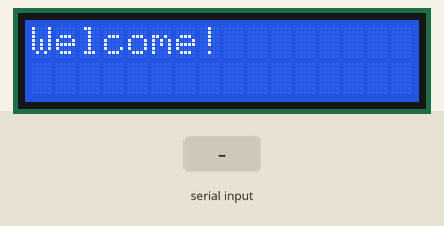
The sketch below on a simulated Arduino Uno, built with avr-gcc and run on an emulated ATmega328P. Shown: 16×2 character LCD. The test bench sets the inputs (shaded band).

Above: at 0.1 s.
4.3 s: "1\n" received over the second serial link
At 4.8 s:
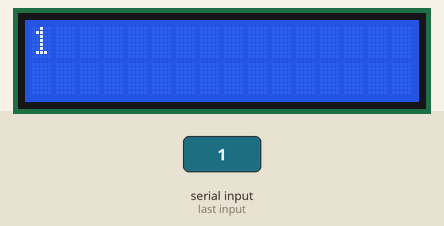
5.8 s: "0\n" received over the second serial link
At 9.1 s:
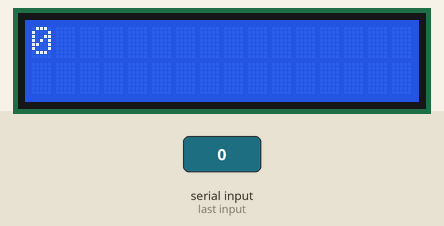
Timing chart, 0 to 10.6 s (numbered marks = the images above; inputs shaded):
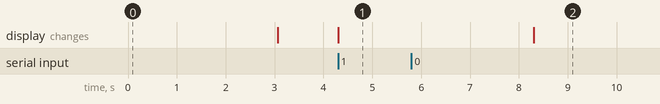

The sketch:

BluetoothLCD.ino
```cpp
#include <LiquidCrystal.h>
#include <SoftwareSerial.h>
SoftwareSerial mySerial(2, 3); // RX, TX

LiquidCrystal lcd(12, 11, 9, 8, 7, 6);
char buffer[16];
int charsRead;

void setup() {
  Serial.begin(9600);
  mySerial.begin(9600);
    lcd.begin(16, 2);
    lcd.print("Welcome!");
    delay(3000);
    lcd.clear();
}
void loop() {

if(mySerial.available() > 0){

charsRead = mySerial.readBytesUntil('\n', buffer, sizeof(buffer)-1);
lcd.clear();
buffer[charsRead] = '\0';

lcd.print(buffer);

delay(4000);

}
}
```

Measured:
- after the input at 4.3 s, the display: changes at once (image 1)
- after the input at 5.8 s, the display: changes after 2.5 s (image 2)
